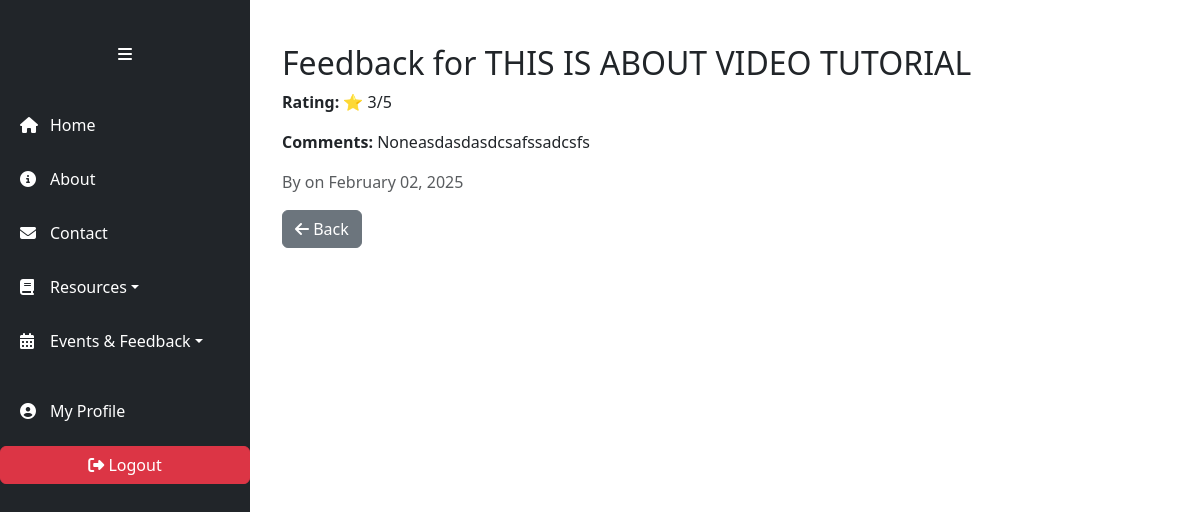
/feedback/14/ (signed in), run on the app's committed database.
### app/models.py (models this page shows, shortened)
class Feedback(models.Model):
    resource = models.ForeignKey(Resource, on_delete=models.CASCADE, related_name="feedbacks")
    rating = models.IntegerField(choices=[(i, i) for i in range(1, 6)])  # Rating from 1 to 5
    comments = models.TextField(blank=True, null=True)
    created_at = models.DateTimeField(auto_now_add=True)
    user = models.ForeignKey(settings.AUTH_USER_MODEL, on_delete=models.CASCADE)  # Added user reference

class Resource(models.Model):
    name = models.CharField(max_length=150)
    description = models.TextField()
    resource_url = models.URLField()
    video = models.FileField(upload_to='videos/')  # Removed default, as FileField doesn't support default string

### app/views.py (the view)
# urls.py: path('feedback/<int:pk>/', FeedbackDetailView.as_view(), name='feedback_detail'),
class FeedbackDetailView(DetailView):
    model = Feedback
    template_name = 'feedback/feedback_detail.html'
    context_object_name = 'feedback'

### app/templates/feedback/feedback_detail.html (shortened to what this page needs)
{% extends 'app/base.html' %}
{% block content %}
<div class="container mt-4">
    <h2>Feedback for {{ feedback.resource.name }}</h2>
    <p><strong>Rating:</strong> ⭐ {{ feedback.rating }}/5</p>
    <p><strong>Comments:</strong> {{ feedback.comments }}</p>
    <p class="text-muted">By {{ feedback.user.user }} on {{ feedback.created_at|date:"F d, Y" }}</p>
    <a href="{% url 'feedback_list' %}" class="btn btn-secondary"><i class="fas fa-arrow-left"></i> Back</a>
</div>
{% endblock content %}

### static/css/base.css (style rules this page uses)
body { display: flex; min-height: 100vh; margin: 0; }

### data on the page
Feedback: resource.name "THIS IS ABOUT VIDEO TUTORIAL", rating "3", comments "Noneasdasdasdcsafssadcsfs", created_at "February 02, 2025"
